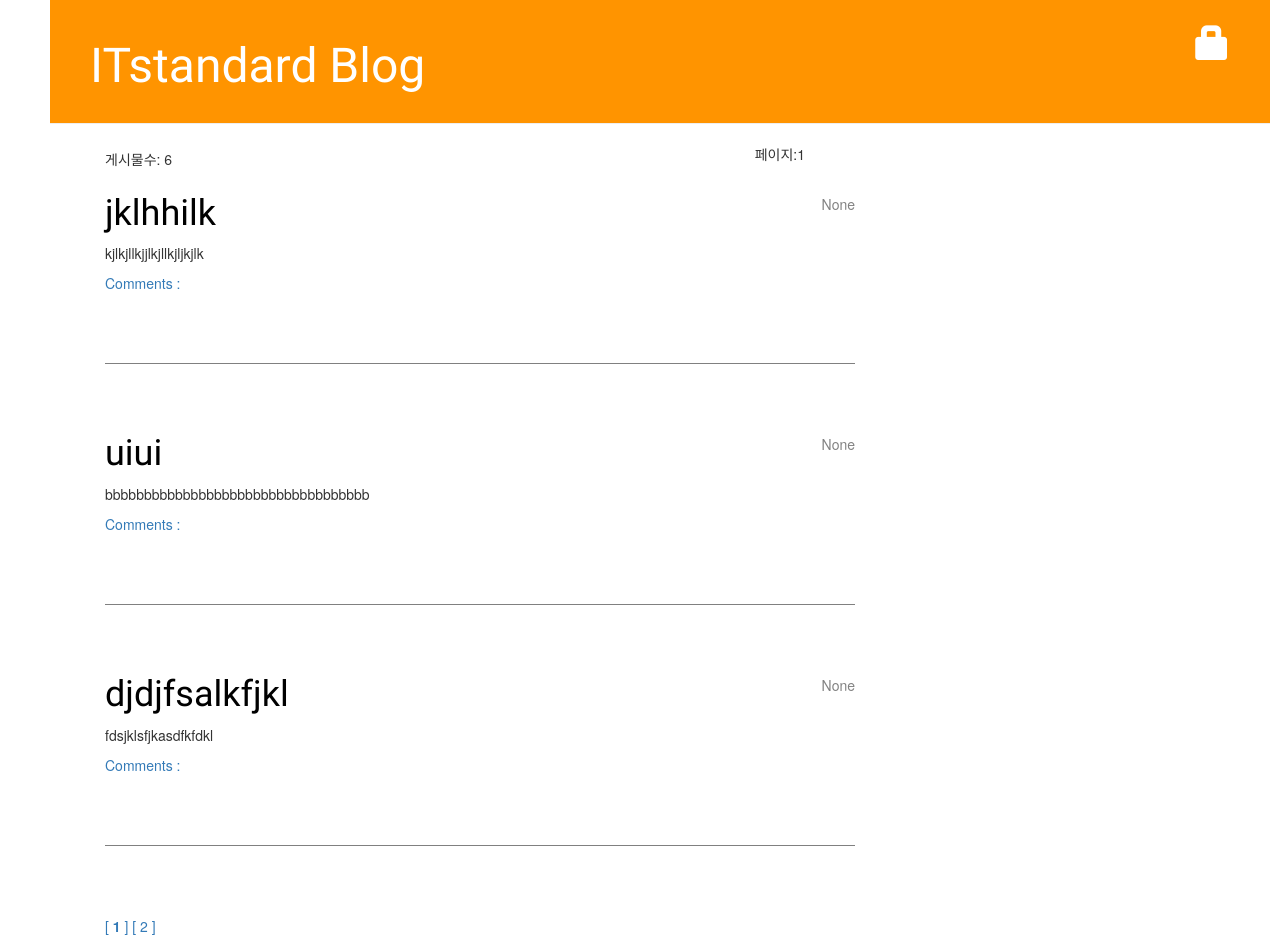
Before: / with the older database file.
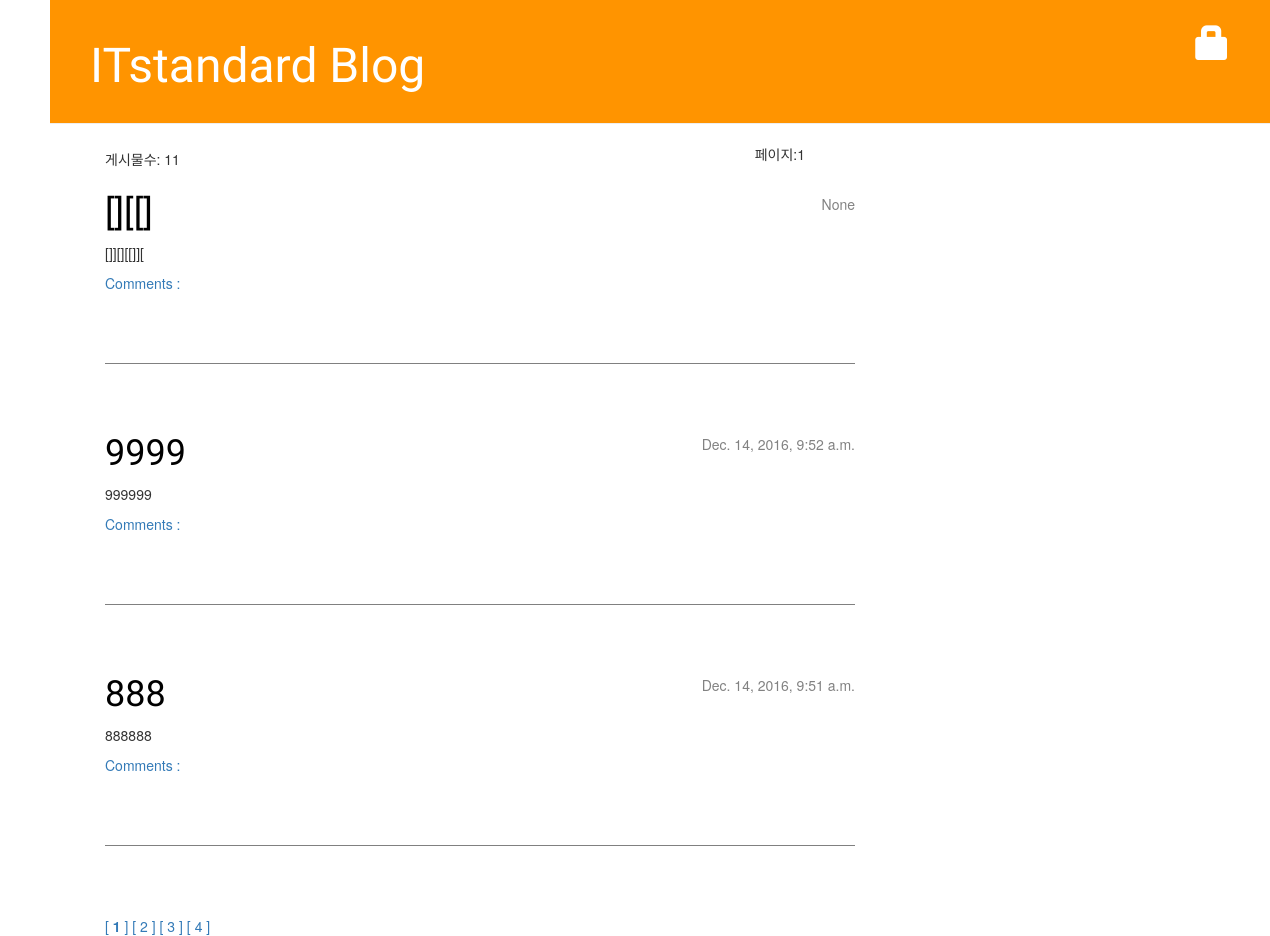
After: the same page with the newer database file.
### blog/models.py (models this page shows, shortened)
class Post(models.Model):
    author = models.ForeignKey('auth.User')
    title = models.CharField(max_length=200)
    text = models.TextField()
    created_date = models.DateTimeField(default=timezone.now)
    published_date = models.DateTimeField(blank=True, null=True)

### blog/views.py (the view)
# urls.py: url(r'^$', views.post_list, name='post_list'),
def post_list(request):
    posts = Post.objects.order_by('-id')[0:rows_per_page]
    current_page = 1
    total_cnt = Post.objects.all().count()
    pagingHelperIns = pagingHelper()
    total_page_list = pagingHelperIns.getTotalPageList(total_cnt, rows_per_page)
    print('total page list : ', total_page_list)
    return render(request, 'blog/post_list.html',
                  {'posts':posts, 'total_cnt': total_cnt, 'current_page':current_page, 'total_page_list': total_page_list})

### blog/pagingHelper.py (called while the page is built)
    def getTotalPageList(self, total_cnt, rowsPerPage):
        if ((total_cnt % rowsPerPage) == 0):
            self.total_pages = int(total_cnt / rowsPerPage)
            print('getTotalPage #1')
        else:
            self.total_pages = int((total_cnt / rowsPerPage) + 1)
            print('getTotalPage #2')
        self.totalPageList = []
        for j in range( self.total_pages ):
            self.totalPageList.append(j+1)
        return self.totalPageList

### blog/templates/blog/post_list.html
{% extends 'blog/base.html' %}
{% block content %}
    <table cellspacing=1 width=700 border=0>
          <tr>
              <td> 게시물수: {{ total_cnt }}</td>
              <td><p align=right> 페이지:{{ current_page }}</td>
          </tr>
    </table>
    {% for post in posts %}
        <div class="post">
            <div class="date">
                {{ post.published_date }}
            </div>
            <h1><a href="{% url 'post_detail' pk=post.pk %}">{{ post.title }}</a></h1>
            <p>{{ post.text|linebreaksbr }}</p>
            <a href="{% url 'post_detail' pk=post.pk %}">Comments : {{ post.approved_comments.count }}</a>
        </div>
    {% endfor %}
    <table cellspacing=1 width=700 border=0 >
          <tr>
              <td>
              {% for page in total_page_list %}
                  <a href="/post_list_specific_page?current_page={{page}}" >
                  [
                  {% ifequal page current_page %}
                      <b>
                  {% endifequal %}
                  {{page}}
                  {% ifequal page current_page  %}
                      </b>
                  {% endifequal %}
                  ]
              {% endfor %}
              </td>
          </tr>
    </table>
{% endblock content %}

### blog/templates/blog/base.html (shortened to what this page needs)
<!DOCTYPE html>
{% load staticfiles %}
<html>
    <head>
        <link rel="stylesheet" href="//maxcdn.bootstrapcdn.com/bootstrap/3.2.0/css/bootstrap.min.css">
        <link rel="stylesheet" href="//maxcdn.bootstrapcdn.com/bootstrap/3.2.0/css/bootstrap-theme.min.css">
        <link rel="stylesheet" href="{% static 'css/blog.css' %}">
    </head>
    <body>
        <div class="page-header">
            {% if user.is_authenticated %}
                <a href="{% url 'post_new' %}" class="top-menu"><span class="glyphicon glyphicon-plus"></span></a>
                <a href="{% url 'post_draft_list' %}" class="top-menu"><span class="glyphicon glyphicon-edit"></span></a>
                <p class="top-menu">Hello {{ user.username }}<small>(<a href="{% url 'logout' %}">Log out</a>)</small></p>
            {% else %}
                <a href="{% url 'login' %}" class="top-menu"><span class="glyphicon glyphicon-lock"></span></a>
            {% endif %}
            <h1><a href="/">ITstandard Blog</a></h1>
        </div>
        <div class="content container">
            <div class="row">
                <div class="col-md-8">
                {% block content %}
                {% endblock %}
                </div>
            </div>
        </div>
    </body>
</html>

### blog/static/css/blog.css (style rules this page uses)
h1 a { color: #FCA205; font-family: 'Lobster'; }
body { padding-left: 50px; }
.page-header { background-color: #ff9400; margin-top: 0; padding: 20px 20px 20px 40px; }
.page-header h1, .page-header h1 a, .page-header h1 a:visited, .page-header h1 a:active { color: #ffffff; font-size: 36pt; text-decoration: none; }
.content { margin-left: 40px; }
h1, h2, h3, h4 { font-family: 'Lobster', cursive; }
.date { float: right; color: #828282; }
.top-menu, .top-menu:hover, .top-menu:visited { color: #ffffff; float: right; font-size: 26pt; margin-right: 20px; }
.post { margin-bottom: 70px; padding-bottom:70px; border-bottom:1px solid grey; }
.post h1 a, .post h1 a:visited { color: #000000; }

Changed rows visible on the page:
removed Post: published_date "None", title "jklhhilk", text "kjlkjllkjjlkjllkjljkjlk"
removed Post: published_date "None", title "uiui", text "bbbbbbbbbbbbbbbbbbbbbbbbbbbbbbbbbb"
removed Post: published_date "None", title "djdjfsalkfjkl", text "fdsjklsfjkasdfkfdkl"
added Post: published_date "None", title "[][[]", text "[]][][[]]["
added Post: published_date "Dec. 14, 2016, 9:52 a.m.", title "9999", text "999999"
added Post: published_date "Dec. 14, 2016, 9:51 a.m.", title "888", text "888888"
Other visible differences:
{{ total_cnt }}: "6" → "11"
new list line: "[ 3 ]"
new list line: "[ 4 ]"
